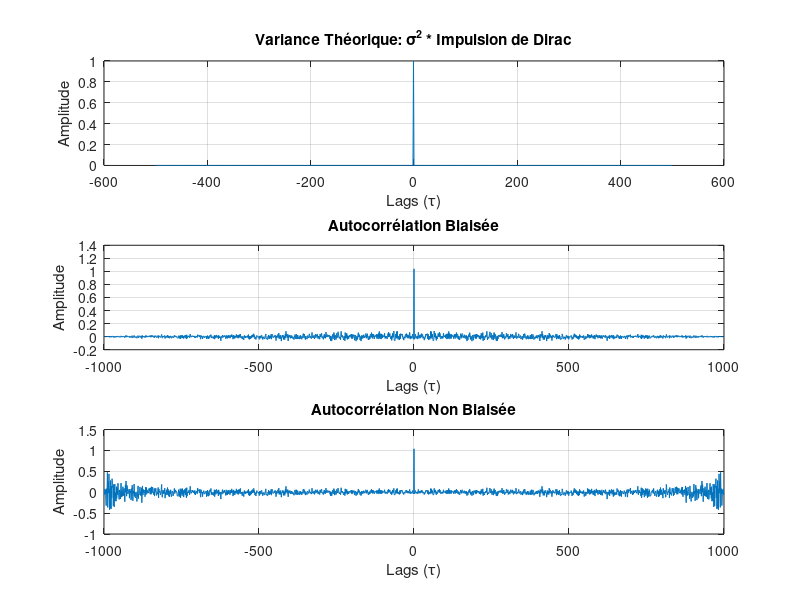

Source code (MATLAB): (Note: this script raises an error after producing the figure.)
%% Première phase du projet : extraction d’une signature caractérisant la dépendance long terme 

%%%%%%%%%%%%%%%%%%%%%%%%%%%%%% Préambule %%%%%%%%%%%%%%%%%%%%%%%%%%%%%% 

%% Question 1: BBGC et spectre

clear;
clc;
close all;

% Génération du bruit blanc gaussien
N = 1000;        
mu = 0;          
sigma = 1;       
bbgc = mu + sigma * randn(1, N);  

% Fonction pour générer une impulsion de Dirac
function dirac_imp = my_dirac(N)
    dirac_imp = zeros(1, N);
    dirac_imp(floor(N/2)) = 1;  
end

% Calcul des fonctions d'autocorrélation
autocorr_theorique = sigma^2 * my_dirac(N);
[autocorr_biased, lags] = xcorr(bbgc, 'biased');
[autocorr_unbiased, ~] = xcorr(bbgc, 'unbiased');

% Affichage de la variance théorique
figure;
subplot(3,1,1);
plot(-N/2:N/2-1, autocorr_theorique);
title('Variance Théorique: \sigma^2 * Impulsion de Dirac');
xlabel('Lags (\tau)');
ylabel('Amplitude');
grid on;

% Affichage des autocorrélations biaisée et non biaisée
subplot(3,1,2);
plot(lags, autocorr_biased);
title('Autocorrélation Biaisée');
xlabel('Lags (\tau)');
ylabel('Amplitude');
grid on;

subplot(3,1,3);
plot(lags, autocorr_unbiased);
title('Autocorrélation Non Biaisée');
xlabel('Lags (\tau)');
ylabel('Amplitude');
grid on;


%% Question 2: Périodogrammes

clear;
clc;
close all; 

% Génération du bruit blanc gaussien
N = 100000;        
mu = 0;          
sigma = 1;       
bbgc = mu + sigma * randn(1, N);  

Fe = 10^-6;
Nfft = 256; % Afin d'avoir une puissance de 2 pour la fft (Transformée de Fourier rapide)
f = (0:Nfft-1) * Fe / Nfft;

[DSP_Daniel, f_Daniel] = daniell(bbgc, Nfft, Fe);
[DSP_Bartlett, f_Bartlett] = bartlett(bbgc, Nfft, Fe);
[DSP_Welch, f_Welch] = welch(bbgc, Nfft, Fe);

figure;
subplot(4,1,1);
plot(f, abs(fft(bbgc, Nfft)).^2 / Nfft)
title("Spectre de puissance d'une réalisation de notre BBGC");
xlabel('Fréquence (Hz)');
ylabel('Puissance');

subplot(4,1,2);
plot(f_Daniel, DSP_Daniel);
title('DSP estimée avec le périodogramme de Daniel');
xlabel('Fréquence (Hz)');
ylabel('DSP');

subplot(4,1,3);
plot(f_Bartlett, DSP_Bartlett);
title('DSP estimée avec le périodogramme de Bartlett');
xlabel('Fréquence (Hz)');
ylabel('DSP');

subplot(4,1,4);
plot(f_Welch, DSP_Welch);
title('DSP estimée avec le périodogramme de Welch');
xlabel('Fréquence (Hz)');
ylabel('DSP');


%% Question 3: Corrélogramme

clear;
clc;
close all;

% Génération du bruit blanc gaussien centré (BBGC)
N = 10000;        
mu = 0;          
sigma = 1;       
bbgc = mu + sigma * randn(1, N);

% Fréquence d'échantillonnage (à adapter selon vos besoins)
Fe = 1;  % Par exemple Fe = 1 Hz, ou autre. L'important est de rester cohérent.
Nfft = 1024;

% Estimation de l'autocorrélation non biaisée (ou biaisée, selon le choix)
[autocorr_unbiased, lags] = xcorr(bbgc, 'unbiased');

% On va fenêtrer l'autocorrélation.  
% Par exemple, utilisation d'une fenêtre Hamming de même longueur que l'autocorrélation
L = length(autocorr_unbiased);
window = hamming(L)'; 
autocorr_windowed = autocorr_unbiased .* window;

% Calcul du corrélogramme : FFT de l'autocorrélation fenêtrée
% Note: on utilise fftshift pour centrer le spectre en fréquences négatives/positives
DSP_corr = fftshift(abs(fft(autocorr_windowed, Nfft)));

% Construction de l'axe fréquentiel
f_corr = linspace(-Fe/2, Fe/2, Nfft);

% Pour comparaison, calculons un périodogramme "naïf" du même signal
DSP_periodogram = abs(fftshift(fft(bbgc, Nfft))).^2 / (N * Fe);

[DSP_Bartlett, f_Bartlett] = bartlett(bbgc, Nfft, Fe);

% Affichage du corrélogramme et comparaison
figure;
subplot(4,1,1);
plot(f_corr, DSP_corr);
title('Corrélogramme (fenêtré)');
xlabel('Fréquence (Hz)');
ylabel('DSP');
grid on;

% Affichage du périodogramme brut
subplot(4,1,2);
plot(f_corr, DSP_periodogram);
title('Périodogramme brut');
xlabel('Fréquence (Hz)');
ylabel('Puissance');
grid on;

subplot(4,1,3);
plot(f_Bartlett, DSP_Bartlett);
title('DSP estimée par Bartlett');
xlabel('Fréquence (Hz)');
ylabel('DSP');
grid on;

subplot(4,1,4);
plot(f_corr, ones(size(f_corr))*sigma^2*Fe, 'r--', 'LineWidth',1.5);
title("DSP théorique d'un BBGC");
xlabel('Fréquence (Hz)');
ylabel('DSP');
grid on;


%% Question 4: Bruitage signal de Wierstrass

clear;
clc;
close all;

% Chargement des données
x_weierstrass = load('data_Weierstrass.mat');
x_weierstrass = x_weierstrass.data{1,1};

x_speech = load('fcno03fz.mat');
x_speech = x_speech.fcno03fz;

RSB_values = [5 10 15];  % Les trois RSB à tester

% Bruitage du signal de Weierstrass
figure;
for i = 1:length(RSB_values)
    RSB_dB = RSB_values(i);
    x_weier_bruite = Bruitage_RSB(x_weierstrass, RSB_dB);
    x_weier_bruite = x_weier_bruite{1,1};
    
    subplot(length(RSB_values),1,i);
    plot(x_weier_bruite);
    title(sprintf('Signal de Weierstrass bruité à un SNR de %d dB', RSB_dB));
    xlabel('Échantillons');
    ylabel('Amplitude');
    grid on;
end

% Bruitage du signal de parole
figure;
for i = 1:length(RSB_values)
    RSB_dB = RSB_values(i);
    x_speech_bruite = Bruitage_RSB(x_speech, RSB_dB);
    x_speech_bruite = x_speech_bruite{1,1};
    
    subplot(length(RSB_values),1,i);
    plot(x_speech_bruite);
    title(sprintf('Signal de parole bruité à un SNR de %d dB', RSB_dB));
    xlabel('Échantillons');
    ylabel('Amplitude');
    grid on;
end


% Question 4: Spectrogramme

RSB_dB = 15;

x_weier_bruite = Bruitage_RSB(x_weierstrass, RSB_dB);
x_weier_bruite = x_weier_bruite{1,1};


% Supposons que Fe soit connu, par exemple Fe = 16000 Hz (à adapter selon vos données)
Fe = 16000; 
t_weier = (0:length(x_weierstrass)-1)/Fe;  % Axe temporel du signal original
t_weier_bruite = (0:length(x_weier_bruite)-1)/Fe; % Axe temporel du signal bruité

% Figure pour le signal original
figure;
subplot(2,1,1);
plot(t_weier, x_weierstrass);
title('Signal de Weierstrass (sans bruit)');
xlabel('Temps (s)');
ylabel('Amplitude');
grid on;

% Calcul du spectrogramme (choix de la fenêtre, du recouvrement, etc.)
% Par exemple :
window = 256;
noverlap = 128;
nfft = 512;
[S,F,T,P] = spectrogram(x_weierstrass, window, noverlap, nfft, Fe);

subplot(2,1,2);
% Normalisation des fréquences F (si souhaité) : F_norm = F/(Fe/2);
F_norm = F/(Fe/2); 
imagesc(T, F_norm, 10*log10(P));
axis xy;
colormap jet;
xlabel('Temps (s)');
ylabel('Fréquence Normalisée');
title('Spectrogramme du Signal de Weierstrass (sans bruit)');
colorbar;

xlim([0, max(t_weier)]);

% Figure pour le signal bruité
figure;
subplot(2,1,1);
plot(t_weier_bruite, x_weier_bruite);
title(sprintf('Signal de Weierstrass bruité à un SNR de %d dB', RSB_dB));
xlabel('Temps (s)');
ylabel('Amplitude');
grid on;

[S_b,F_b,T_b,P_b] = spectrogram(x_weier_bruite, window, noverlap, nfft, Fe);

subplot(2,1,2);
F_b_norm = F_b/(Fe/2);
imagesc(T_b, F_b_norm, 10*log10(P_b));
axis xy;
colormap jet;
xlabel('Temps (s)');
ylabel('Fréquence Normalisée');
title(sprintf('Spectrogramme du Signal bruité à un SNR de %d dB', RSB_dB));
colorbar;

xlim([0, max(t_weier_bruite)]);

